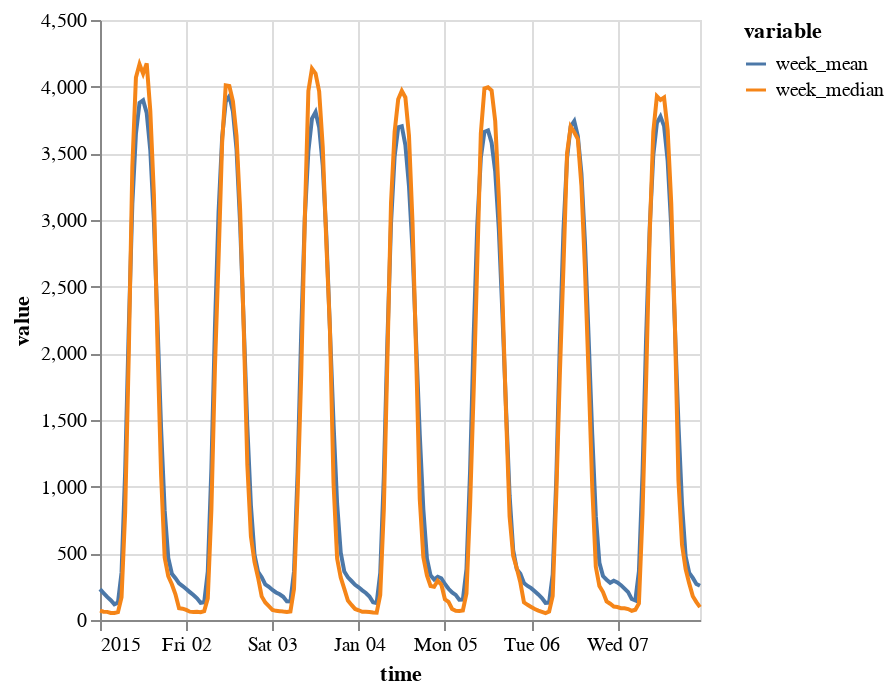

Notebook code for this chart:
### Code cell
(
    on.Plot()
    .add(on.marks.line, week_mean)
    .add(on.marks.line, week_median)
    .show()
)

### Figure 1 — Vega specification as saved in the notebook (floating-point values rounded to 4 significant figures; data arrays with more than 128 entries replaced by an {"elided": "..."} marker saying what was removed)
{"$schema": "https://vega.github.io/schema/vega/v5.json", "data": [{"name": "source_0", "values": {"elided": "168 records"}, "transform": [{"type": "formula", "expr": "toDate(datum['time'])", "as": "time"}]}, {"name": "source_1", "values": {"elided": "168 records"}, "transform": [{"type": "formula", "expr": "toDate(datum['time'])", "as": "time"}]}, {"name": "source_0_color_domain_variable_0", "values": [{"variable": "week_mean"}]}, {"name": "source_1_color_domain_variable_1", "values": [{"variable": "week_median"}]}], "marks": [{"type": "group", "name": "layer_0_pathgroup", "from": {"facet": {"data": "source_0", "name": "faceted_path_layer_0_main", "groupby": ["variable"]}}, "encode": {"update": {"width": {"field": {"signal": null, "datum": null, "group": "width", "parent": null}}, "height": {"field": {"signal": null, "datum": null, "group": "height", "parent": null}}}}, "marks": [{"type": "line", "name": "layer_0_marks", "from": {"data": "faceted_path_layer_0_main"}, "sort": {"field": "x"}, "encode": {"update": {"x": {"field": "time", "scale": "x"}, "stroke": {"field": "variable", "scale": "color"}, "defined": {"signal": "isValid(datum[\"time\"]) && isFinite(+datum[\"time\"]) && isValid(datum[\"value\"]) && isFinite(+datum[\"value\"])"}, "y": {"field": "value", "scale": "y"}}}, "style": ["line"]}]}, {"type": "group", "name": "layer_1_pathgroup", "from": {"facet": {"data": "source_1", "name": "faceted_path_layer_1_main", "groupby": ["variable"]}}, "encode": {"update": {"width": {"field": {"signal": null, "datum": null, "group": "width", "parent": null}}, "height": {"field": {"signal": null, "datum": null, "group": "height", "parent": null}}}}, "marks": [{"type": "line", "name": "layer_1_marks", "from": {"data": "faceted_path_layer_1_main"}, "sort": {"field": "x"}, "encode": {"update": {"stroke": {"field": "variable", "scale": "color"}, "x": {"field": "time", "scale": "x"}, "defined": {"signal": "isValid(datum[\"time\"]) && isFinite(+datum[\"time\"]) && isValid(datum[\"value\"]) && isFinite(+datum[\"value\"])"}, "y": {"field": "value", "scale": "y"}}}, "style": ["line"]}]}], "scales": [{"name": "x", "type": "time", "domain": {"fields": [{"data": "source_0", "field": "time"}, {"data": "source_1", "field": "time"}]}, "range": [0, {"signal": "width"}]}, {"name": "y", "type": "linear", "domain": {"fields": [{"data": "source_0", "field": "value"}, {"data": "source_1", "field": "value"}]}, "range": [{"signal": "height"}, 0], "zero": true, "nice": true}, {"name": "color", "type": "ordinal", "domain": {"fields": [{"data": "source_0_color_domain_variable_0", "field": "variable"}, {"data": "source_1_color_domain_variable_1", "field": "variable"}], "sort": true}, "range": "category"}], "axes": [{"scale": "x", "orient": "bottom", "gridScale": "y", "ticks": false, "labels": false, "minExtent": 0, "zindex": 0, "domain": false, "aria": false, "grid": true, "maxExtent": 0, "tickCount": {"signal": "ceil(width/40)"}}, {"scale": "y", "tickCount": {"signal": "ceil(height/40)"}, "minExtent": 0, "orient": "left", "ticks": false, "zindex": 0, "grid": true, "labels": false, "maxExtent": 0, "domain": false, "aria": false, "gridScale": "x"}, {"scale": "x", "labelFlush": true, "orient": "bottom", "labelOverlap": true, "zindex": 0, "tickCount": {"signal": "ceil(width/40)"}, "title": "time", "grid": false}, {"scale": "y", "grid": false, "title": "value", "tickCount": {"signal": "ceil(height/40)"}, "zindex": 0, "orient": "left", "labelOverlap": true}], "height": 300, "padding": 5, "style": "cell", "legends": [{"stroke": "color", "symbolType": "stroke", "title": "variable"}], "width": 300, "background": "white"}
